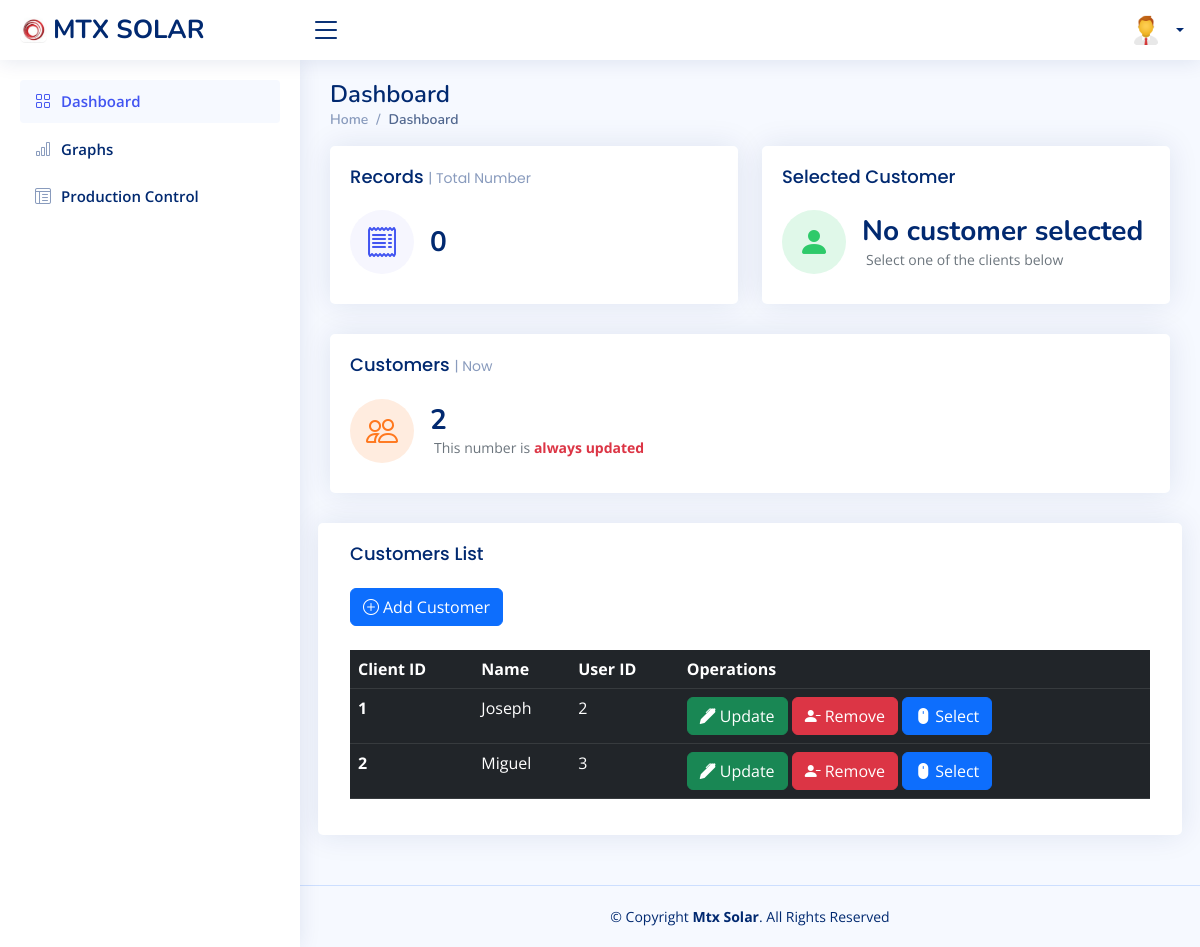
Page /home.php on the earlier database version.
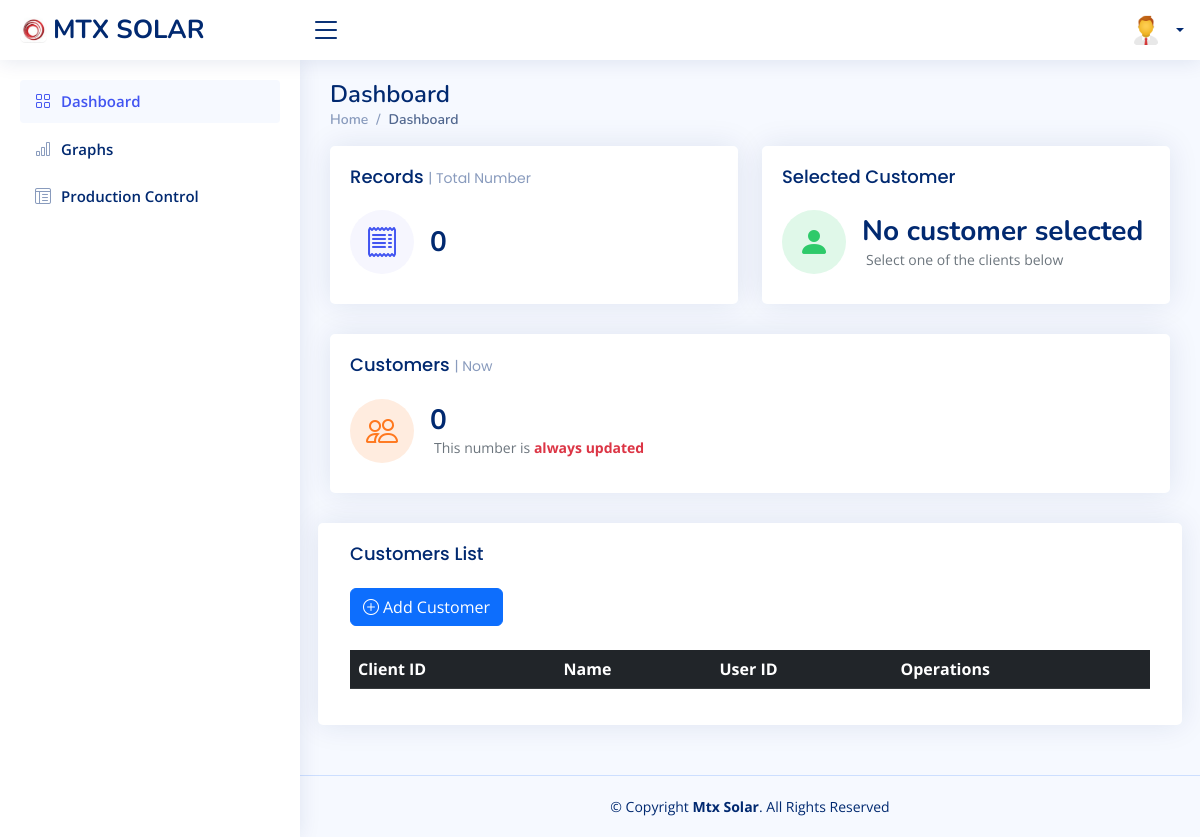
Same page on the later database version.
### tables this page shows
CREATE TABLE Client (
                        id int(10) NOT NULL AUTO_INCREMENT,
                        name     varchar(55) NOT NULL,
                        UserId   int(10) NOT NULL,
                        PRIMARY KEY (id));

### home.php (the view, shortened to what this page needs)
<html lang="en">
    <head>
        <link href="assets/vendor/bootstrap/css/bootstrap.min.css" rel="stylesheet">
        <link href="assets/vendor/bootstrap-icons/bootstrap-icons.css" rel="stylesheet">
        <link href="assets/vendor/boxicons/css/boxicons.min.css" rel="stylesheet">
        <link href="assets/vendor/quill/quill.snow.css" rel="stylesheet">
        <link href="assets/vendor/quill/quill.bubble.css" rel="stylesheet">
        <link href="assets/vendor/remixicon/remixicon.css" rel="stylesheet">
        <link href="assets/vendor/simple-datatables/style.css" rel="stylesheet">
        <link href="assets/css/style.css" rel="stylesheet">
    </head>
    <body>
        <header id="header" class="header fixed-top d-flex align-items-center">
            <div class="d-flex align-items-center justify-content-between">
                <a href="home.php" class="logo d-flex align-items-center">
                    <img src="assets/img/logo.png" alt="">
                    <span class="d-none d-lg-block">MTX SOLAR</span>
                </a>
                <i class="bi bi-list toggle-sidebar-btn"></i>
            </div>
            <nav class="header-nav ms-auto">
                <ul class="d-flex align-items-center">
                    <li class="nav-item dropdown pe-3">
                        <a class="nav-link nav-profile d-flex align-items-center pe-0" href="#"
                           data-bs-toggle="dropdown">
                            <img src="assets/img/profile.png" alt="Profile" class="rounded-circle">
                            <span class="d-none d-md-block dropdown-toggle ps-2">
                            </span>
                        </a>
                    </li>
                </ul>
            </nav>
        </header>
        <aside id="sidebar" class="sidebar">
            <ul class="sidebar-nav" id="sidebar-nav">
                <li class="nav-item">
                    <a class="nav-link " href="home.php">
                        <i class="bi bi-grid"></i>
                        <span>Dashboard</span>
                    </a>
                </li>
                <li class="nav-item">
                    <a class="nav-link collapsed" href="graphs.php">
                        <i class="bi bi-bar-chart"></i><span>Graphs</span>
                    </a>
                </li>
                <li class="nav-item">
                    <a class="nav-link collapsed" href="production-control.php">
                        <i class="bi bi-layout-text-window-reverse"></i><span>Production Control</span>
                    </a>
                </li>
            </ul>
        </aside>
        <main id="main" class="main">
            <div class="pagetitle">
                <h1>Dashboard</h1>
                <nav>
                    <ol class="breadcrumb">
                        <li class="breadcrumb-item"><a href="home.php">Home</a></li>
                        <li class="breadcrumb-item active">Dashboard</li>
                    </ol>
                </nav>
            </div>
            <section class="section dashboard">
                <div class="row">
                    <div class="col-xxl-4 col-md-6">
                        <div class="card info-card sales-card">
                            <div class="card-body">
                                <h5 class="card-title">Records <span>| Total Number</span></h5>
                                <div class="d-flex align-items-center">
                                    <div class="card-icon rounded-circle d-flex align-items-center justify-content-center">
                                        <i class="bi bi-receipt"></i>
                                    </div>
                                    <div class="ps-3">
                                        <h6>
                                            <?php
                                                include_once 'db.php';
                                                $sql = "select * from records";
                                                $result1 = mysqli_query($conn, $sql);
                                                $num_rows1 = mysqli_num_rows($result1);
                                                echo $num_rows1;
                                            ?>
                                        </h6>
                                    </div>
                                </div>
                            </div>
                        </div>
                    </div>
                    <div class="col-xxl-4 col-md-6">
                        <div class="card info-card revenue-card">
                            <div class="card-body">
                                <h5 class="card-title">Selected Customer</h5>
                                <div class="d-flex align-items-center">
                                    <div class="card-icon rounded-circle d-flex align-items-center justify-content-center">
                                        <i class="bi bi-person-fill"></i>
                                    </div>
                                    <div class="ps-3">
                                        <h6>
                                            <?php
                                                if (isset($_SESSION["clientName"])){
                                                    echo "<h6>{$_SESSION['clientName']}</h6>";
                                                }else {
                                                    echo '<h6>No customer selected</h6>';
                                                }
                                            ?>
                                        </h6>
                                        <span class="text-muted small pt-2 ps-1">Select one of the clients below</span>
                                    </div>
                                </div>
                            </div>
                        </div>
                    </div>
                    <div class="col-xxl-4 col-xl-12">
                        <div class="card info-card customers-card">
                            <div class="filter">
                                <a class="icon" href="#" data-bs-toggle="dropdown"></a>
                            </div>
                            <div class="card-body">
                                <h5 class="card-title">Customers <span>| Now</span></h5>
                                <div class="d-flex align-items-center">
                                    <div class="card-icon rounded-circle d-flex align-items-center justify-content-center">
                                        <i class="bi bi-people"></i>
                                    </div>
                                    <div class="ps-3">
                                        <h6>
                                            <?php
                                                include_once 'db.php';
                                                $sql = "select * from client";
                                                $result1 = mysqli_query($conn, $sql);
                                                $num_rows1 = mysqli_num_rows($result1);
                                                echo $num_rows1;
                                            ?>
                                        </h6>
                                        <span class="text-muted small pt-2 ps-1">This number is </span><span
                                                class="text-danger small pt-1 fw-bold">always updated</span>
                                    </div>
                                </div>
                            </div>
                        </div>
                    </div>
                    <div class="card">
                        <div class="card-body">
                            <h5 class="card-title">Customers List</h5>
                            <button data-bs-toggle='modal' data-bs-target='#verticalycentered' type="button"
                                    class="btn btn-primary"><i class="bi bi-plus-circle me-1"></i>Add Customer
                            </button>
                            <br>
                            <br>
                            <?php
                                include_once 'db.php';
                                $sql = "select * from client";
                                $result = mysqli_query($conn, $sql);
                                echo "
                                <form method='GET'>
                                <table class='table table-dark'>
                                <thead>
                                <tr>
                                    <th scope='col'>Client ID</th>
                                    <th scope='col'>Name</th>
                                    <th scope='col'>User ID</th>
                                    <th scope='col'>Operations</th>
                                </tr>
                                </thead>
                                <tbody>
                                </form>
                                ";
                                while ($row = mysqli_fetch_assoc($result)) {
                                    echo "
                                        <tr>
                                            <th scope='row'>{$row['id']}</th>
                                            <td>{$row['name']}</td>
                                            <td>{$row['UserId']}</td>
                                            <td>
                                            <a href='update.php?clientId={$row['id']}&clientName={$row['name']}' type='button' class='btn btn-success'><i class='bi bi-pen-fill me-1'></i>Update</a>
                                            <a href='delete.php?deleteid={$row['id']}&userid={$row['UserId']}' type='button' class='btn btn-danger'><i class='bi bi-person-dash-fill me-1'></i>Remove</a>
                                            <a href='select.php?clientId={$row['id']}&clientName={$row['name']}' type='button' class='btn btn-primary'><i class='bi bi-mouse-fill me-1'></i>Select</a>
                                            </td>
                                        </tr>
                                    ";
                                }
                            ?>
                        </div>
                    </div>
                </div>
            </section>
        </main>
        <footer id="footer" class="footer">
            <div class="copyright">
                &copy; Copyright <strong><span>Mtx Solar</span></strong>. All Rights Reserved
            </div>
        </footer>
    </body>
</html>

### assets/css/style.css (style rules this page uses)
:root { scroll-behavior: smooth; }
body { font-family: "Open Sans", sans-serif; background: #f6f9ff; color: #444444; }
a { color: #4154f1; text-decoration: none; }
h1, h2, h3, h4, h5, h6 { font-family: "Nunito", sans-serif; }
#main { margin-top: 60px; padding: 20px 30px; transition: all 0.3s; }
.pagetitle { margin-bottom: 10px; }
.pagetitle h1 { font-size: 24px; margin-bottom: 0; font-weight: 600; color: #012970; }
.card { margin-bottom: 30px; border: none; border-radius: 5px; box-shadow: 0px 0 30px rgba(1, 41, 112, 0.1); }
.card-title { padding: 20px 0 15px 0; font-size: 18px; font-weight: 500; color: #012970; font-family: "Poppins", sans-serif; }
.card-title span { color: #899bbd; font-size: 14px; font-weight: 400; }
.card-body { padding: 0 20px 20px 20px; }
.breadcrumb { font-size: 14px; font-family: "Nunito", sans-serif; color: #899bbd; font-weight: 600; }
.breadcrumb a { color: #899bbd; transition: 0.3s; }
.breadcrumb .breadcrumb-item::before { color: #899bbd; }
.breadcrumb .active { color: #51678f; font-weight: 600; }
.logo { line-height: 1; }
@media (min-width: 1200px) { .logo { width: 280px; } }
.logo img { max-height: 26px; margin-right: 6px; }
.logo span { font-size: 26px; font-weight: 700; color: #012970; font-family: "Nunito", sans-serif; }
.header { transition: all 0.5s; z-index: 997; height: 60px; box-shadow: 0px 2px 20px rgba(1, 41, 112, 0.1); background-color: #fff; padding-left: 20px; }
.header .toggle-sidebar-btn { font-size: 32px; padding-left: 10px; cursor: pointer; color: #012970; }
.header-nav ul { list-style: none; }
.header-nav>ul { margin: 0; padding: 0; }
.header-nav .nav-profile { color: #012970; }
.header-nav .nav-profile img { max-height: 36px; }
.header-nav .nav-profile span { font-size: 14px; font-weight: 600; }
.sidebar { position: fixed; top: 60px; left: 0; bottom: 0; width: 300px; z-index: 996; transition: all 0.3s; padding: 20px; overflow-y: auto; scrollbar-width: thin; scrollbar-color: #aab7cf transparent; box-shadow: 0px 0px 20px rgba(1, 41, 112, 0.1); background-color: #fff; }
@media (min-width: 1200px) { #main, #footer { margin-left: 300px; } }
.sidebar-nav { padding: 0; margin: 0; list-style: none; }
.sidebar-nav li { padding: 0; margin: 0; list-style: none; }
.sidebar-nav .nav-item { margin-bottom: 5px; }
.sidebar-nav .nav-link { display: flex; align-items: center; font-size: 15px; font-weight: 600; color: #4154f1; transition: 0.3; background: #f6f9ff; padding: 10px 15px; border-radius: 4px; }
.sidebar-nav .nav-link i { font-size: 16px; margin-right: 10px; color: #4154f1; }
.sidebar-nav .nav-link.collapsed { color: #012970; background: #fff; }
.sidebar-nav .nav-link.collapsed i { color: #899bbd; }
.dashboard .filter { position: absolute; right: 0px; top: 15px; }
.dashboard .filter .icon { color: #aab7cf; padding-right: 20px; padding-bottom: 5px; transition: 0.3s; font-size: 16px; }
.dashboard .info-card { padding-bottom: 10px; }
.dashboard .info-card h6 { font-size: 28px; color: #012970; font-weight: 700; margin: 0; padding: 0; }
.dashboard .card-icon { font-size: 32px; line-height: 0; width: 64px; height: 64px; flex-shrink: 0; flex-grow: 0; }
.dashboard .sales-card .card-icon { color: #4154f1; background: #f6f6fe; }
.dashboard .revenue-card .card-icon { color: #2eca6a; background: #e0f8e9; }
.dashboard .customers-card .card-icon { color: #ff771d; background: #ffecdf; }
.footer { padding: 20px 0; font-size: 14px; transition: all 0.3s; border-top: 1px solid #cddfff; }
.footer .copyright { text-align: center; color: #012970; }
a { color: inherit; text-decoration: inherit; cursor: inherit; }

Differences in the rows shown:
removed client: id "1", name "Joseph", UserId "2"
removed client: id "2", name "Miguel", UserId "3"
Other differences:
$num_rows1: "2" → "0"
